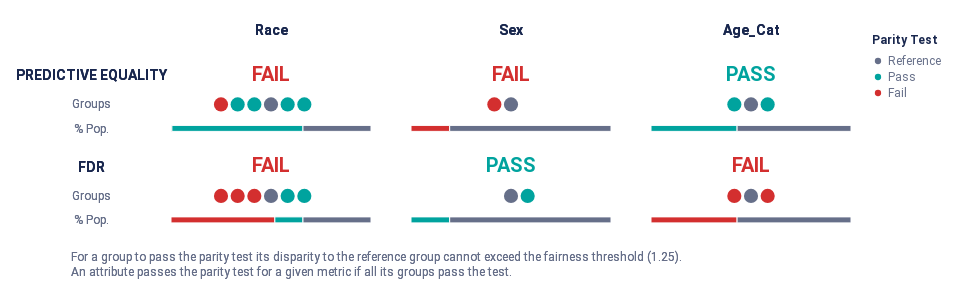

Notebook source saved alongside this figure:
### Code cell
audit.summary_plot(metrics=metrics, fairness_threshold=disparity_tolerance)

### Figure 1 — Vega-Lite specification as saved in the notebook (floating-point values rounded to 4 significant figures)
{"config": {"view": {"continuousWidth": 300, "continuousHeight": 300, "strokeWidth": 0}, "legend": {"labelColor": "rgb(102, 111, 137)", "labelFont": "Roboto, Arial, sans-serif", "labelFontSize": 12, "rowPadding": 4, "symbolSize": 40, "titleBaseline": "top", "titleColor": "rgb(25, 39, 78)", "titleFont": "Roboto, Arial, sans-serif", "titleFontSize": 12, "titleFontWeight": "bold", "titlePadding": 8}}, "vconcat": [{"hconcat": [{"vconcat": [{"mark": {"type": "text", "align": "center", "baseline": "middle", "color": "rgb(25, 39, 78)", "font": "Roboto, Arial, sans-serif", "fontWeight": "bold", "size": 14}, "encoding": {"text": {"value": ""}}, "height": 32.25, "width": 80.0}, {"layer": [{"mark": {"type": "text", "align": "center", "baseline": "middle", "color": "rgb(25, 39, 78)", "font": "Roboto, Arial, sans-serif", "fontWeight": "bold", "size": 14}, "encoding": {"text": {"value": "PREDICTIVE EQUALITY"}, "y": {"axis": {"domain": false, "grid": false, "labels": false, "ticks": false, "title": null}, "field": "y_position", "scale": {"domain": [3, 1]}, "type": "quantitative"}}, "transform": [{"calculate": "1.2", "as": "y_position"}]}, {"mark": {"type": "text", "align": "center", "baseline": "middle", "color": "rgb(102, 111, 137)", "font": "Roboto, Arial, sans-serif", "size": 12}, "encoding": {"text": {"value": "Groups"}, "y": {"axis": {"domain": false, "grid": false, "labels": false, "ticks": false, "title": null}, "field": "y_position", "scale": {"domain": [3, 1]}, "type": "quantitative"}}, "transform": [{"calculate": "2", "as": "y_position"}]}, {"mark": {"type": "text", "align": "center", "baseline": "middle", "color": "rgb(102, 111, 137)", "font": "Roboto, Arial, sans-serif", "size": 12}, "encoding": {"text": {"value": "% Pop."}, "y": {"axis": {"domain": false, "grid": false, "labels": false, "ticks": false, "title": null}, "field": "y_position", "scale": {"domain": [3, 1]}, "type": "quantitative"}}, "transform": [{"calculate": "2.7", "as": "y_position"}]}], "height": 69.88, "width": 80.0}, {"layer": [{"mark": {"type": "text", "align": "center", "baseline": "middle", "color": "rgb(25, 39, 78)", "font": "Roboto, Arial, sans-serif", "fontWeight": "bold", "size": 14}, "encoding": {"text": {"value": "FDR"}, "y": {"axis": {"domain": false, "grid": false, "labels": false, "ticks": false, "title": null}, "field": "y_position", "scale": {"domain": [3, 1]}, "type": "quantitative"}}, "transform": [{"calculate": "1.2", "as": "y_position"}]}, {"mark": {"type": "text", "align": "center", "baseline": "middle", "color": "rgb(102, 111, 137)", "font": "Roboto, Arial, sans-serif", "size": 12}, "encoding": {"text": {"value": "Groups"}, "y": {"axis": {"domain": false, "grid": false, "labels": false, "ticks": false, "title": null}, "field": "y_position", "scale": {"domain": [3, 1]}, "type": "quantitative"}}, "transform": [{"calculate": "2", "as": "y_position"}]}, {"mark": {"type": "text", "align": "center", "baseline": "middle", "color": "rgb(102, 111, 137)", "font": "Roboto, Arial, sans-serif", "size": 12}, "encoding": {"text": {"value": "% Pop."}, "y": {"axis": {"domain": false, "grid": false, "labels": false, "ticks": false, "title": null}, "field": "y_position", "scale": {"domain": [3, 1]}, "type": "quantitative"}}, "transform": [{"calculate": "2.7", "as": "y_position"}]}], "height": 69.88, "width": 80.0}], "bounds": "flush", "data": {"name": "data-de84bc8c822dac0bd3b12b0342548471"}, "spacing": 21.5}, {"hconcat": [{"vconcat": [{"data": {"name": "data-de84bc8c822dac0bd3b12b0342548471"}, "mark": {"type": "text", "align": "center", "baseline": "middle", "color": "rgb(25, 39, 78)", "font": "Roboto, Arial, sans-serif", "fontWeight": "bold", "size": 14}, "encoding": {"text": {"value": "Race"}}, "height": 32.25, "width": 200.0}, {"layer": [{"data": {"name": "data-78651e6cada553b412db642131edf322"}, "mark": {"type": "text", "align": "center", "baseline": "middle", "font": "Roboto, Arial, sans-serif", "fontWeight": "bold", "size": 20}, "encoding": {"color": {"field": "parity_result", "legend": {"offset": 0, "padding": 20, "title": "Parity Test"}, "scale": {"domain": ["Reference", "Pass", "Fail"], "range": ["rgb(102, 111, 137)", "rgb(0, 163, 158)", "rgb(211, 47, 47)"]}, "type": "ordinal"}, "text": {"value": "FAIL"}, "y": {"axis": {"domain": false, "grid": false, "labels": false, "ticks": false, "title": null}, "field": "y_position", "scale": {"domain": [3, 1]}, "type": "quantitative"}}, "transform": [{"calculate": "1", "as": "y_position"}]}, {"data": {"name": "data-cfe1c2e6f9efe6d15a76b60ce01cfb4f"}, "mark": {"type": "bar", "size": 6, "stroke": "white"}, "encoding": {"color": {"field": "fpr_parity_result", "legend": null, "scale": {"domain": ["Reference", "Pass", "Fail"], "range": ["rgb(102, 111, 137)", "rgb(0, 163, 158)", "rgb(211, 47, 47)"]}, "type": "ordinal"}, "tooltip": [{"field": "fpr_parity_result", "title": "Parity", "type": "nominal"}, {"field": "tooltip_group_size", "title": "Size", "type": "nominal"}, {"field": "tooltip_groups_name_size", "title": "Groups", "type": "nominal"}], "x": {"aggregate": "sum", "axis": {"domain": false, "grid": false, "labels": false, "ticks": false, "title": null}, "field": "group_size", "stack": "normalize", "type": "quantitative"}, "y": {"axis": {"domain": false, "grid": false, "labels": false, "ticks": false, "title": null}, "field": "y_position", "scale": {"domain": [3, 1]}, "type": "quantitative"}}, "transform": [{"calculate": "2.8", "as": "y_position"}]}, {"data": {"name": "data-08f764e56e354f7c8466524256784579"}, "mark": {"type": "circle", "opacity": 1}, "encoding": {"color": {"field": "fpr_parity_result", "legend": null, "scale": {"domain": ["Reference", "Pass", "Fail"], "range": ["rgb(102, 111, 137)", "rgb(0, 163, 158)", "rgb(211, 47, 47)"]}, "type": "ordinal"}, "size": {"value": 200}, "tooltip": [{"field": "attribute_value", "title": "Group", "type": "nominal"}, {"field": "tooltip_group_size", "title": "Group Size", "type": "nominal"}, {"field": "tooltip_parity_test_explanation_fpr", "title": "Parity Test", "type": "nominal"}, {"field": "tooltip_disparity_explanation_fpr", "title": "Disparity", "type": "nominal"}, {"field": "fpr", "format": ".2f", "title": "FPR", "type": "quantitative"}], "x": {"axis": {"domain": false, "grid": false, "labels": false, "ticks": false, "title": null}, "field": "fpr_disparity_rank", "scale": {"domain": [-6, 6], "nice": false}, "type": "quantitative"}, "y": {"axis": {"domain": false, "grid": false, "labels": false, "ticks": false, "title": null}, "field": "y_position", "scale": {"domain": [3, 1]}, "type": "quantitative"}}, "transform": [{"calculate": "2", "as": "y_position"}]}], "height": 69.88, "resolve": {"scale": {"x": "independent"}}, "width": 200.0}, {"layer": [{"data": {"name": "data-78651e6cada553b412db642131edf322"}, "mark": {"type": "text", "align": "center", "baseline": "middle", "font": "Roboto, Arial, sans-serif", "fontWeight": "bold", "size": 20}, "encoding": {"color": {"field": "parity_result", "legend": {"offset": 0, "padding": 20, "title": "Parity Test"}, "scale": {"domain": ["Reference", "Pass", "Fail"], "range": ["rgb(102, 111, 137)", "rgb(0, 163, 158)", "rgb(211, 47, 47)"]}, "type": "ordinal"}, "text": {"value": "FAIL"}, "y": {"axis": {"domain": false, "grid": false, "labels": false, "ticks": false, "title": null}, "field": "y_position", "scale": {"domain": [3, 1]}, "type": "quantitative"}}, "transform": [{"calculate": "1", "as": "y_position"}]}, {"data": {"name": "data-a13725138bdb8c423da2f54652e014ad"}, "mark": {"type": "bar", "size": 6, "stroke": "white"}, "encoding": {"color": {"field": "fdr_parity_result", "legend": null, "scale": {"domain": ["Reference", "Pass", "Fail"], "range": ["rgb(102, 111, 137)", "rgb(0, 163, 158)", "rgb(211, 47, 47)"]}, "type": "ordinal"}, "tooltip": [{"field": "fdr_parity_result", "title": "Parity", "type": "nominal"}, {"field": "tooltip_group_size", "title": "Size", "type": "nominal"}, {"field": "tooltip_groups_name_size", "title": "Groups", "type": "nominal"}], "x": {"aggregate": "sum", "axis": {"domain": false, "grid": false, "labels": false, "ticks": false, "title": null}, "field": "group_size", "stack": "normalize", "type": "quantitative"}, "y": {"axis": {"domain": false, "grid": false, "labels": false, "ticks": false, "title": null}, "field": "y_position", "scale": {"domain": [3, 1]}, "type": "quantitative"}}, "transform": [{"calculate": "2.8", "as": "y_position"}]}, {"data": {"name": "data-08f764e56e354f7c8466524256784579"}, "mark": {"type": "circle", "opacity": 1}, "encoding": {"color": {"field": "fdr_parity_result", "legend": null, "scale": {"domain": ["Reference", "Pass", "Fail"], "range": ["rgb(102, 111, 137)", "rgb(0, 163, 158)", "rgb(211, 47, 47)"]}, "type": "ordinal"}, "size": {"value": 200}, "tooltip": [{"field": "attribute_value", "title": "Group", "type": "nominal"}, {"field": "tooltip_group_size", "title": "Group Size", "type": "nominal"}, {"field": "tooltip_parity_test_explanation_fdr", "title": "Parity Test", "type": "nominal"}, {"field": "tooltip_disparity_explanation_fdr", "title": "Disparity", "type": "nominal"}, {"field": "fdr", "format": ".2f", "title": "FDR", "type": "quantitative"}], "x": {"axis": {"domain": false, "grid": false, "labels": false, "ticks": false, "title": null}, "field": "fdr_disparity_rank", "scale": {"domain": [-6, 6], "nice": false}, "type": "quantitative"}, "y": {"axis": {"domain": false, "grid": false, "labels": false, "ticks": false, "title": null}, "field": "y_position", "scale": {"domain": [3, 1]}, "type": "quantitative"}}, "transform": [{"calculate": "2", "as": "y_position"}]}], "height": 69.88, "resolve": {"scale": {"x": "independent"}}, "width": 200.0}], "bounds": "flush", "spacing": 21.5}, {"vconcat": [{"data": {"name": "data-de84bc8c822dac0bd3b12b0342548471"}, "mark": {"type": "text", "align": "center", "baseline": "middle", "color": "rgb(25, 39, 78)", "font": "Roboto, Arial, sans-serif", "fontWeight": "bold", "size": 14}, "encoding": {"text": {"value": "Sex"}}, "height": 32.25, "width": 200.0}, {"layer": [{"data": {"name": "data-78651e6cada553b412db642131edf322"}, "mark": {"type": "text", "align": "center", "baseline": "middle", "font": "Roboto, Arial, sans-serif", "fontWeight": "bold", "size": 20}, "encoding": {"color": {"field": "parity_result", "legend": {"offset": 0, "padding": 20, "title": "Parity Test"}, "scale": {"domain": ["Reference", "Pass", "Fail"], "range": ["rgb(102, 111, 137)", "rgb(0, 163, 158)", "rgb(211, 47, 47)"]}, "type": "ordinal"}, "text": {"value": "FAIL"}, "y": {"axis": {"domain": false, "grid": false, "labels": false, "ticks": false, "title": null}, "field": "y_position", "scale": {"domain": [3, 1]}, "type": "quantitative"}}, "transform": [{"calculate": "1", "as": "y_position"}]}, {"data": {"name": "data-aa586d21f098fab260271e57bef84586"}, "mark": {"type": "bar", "size": 6, "stroke": "white"}, "encoding": {"color": {"field": "fpr_parity_result", "legend": null, "scale": {"domain": ["Reference", "Pass", "Fail"], "range": ["rgb(102, 111, 137)", "rgb(0, 163, 158)", "rgb(211, 47, 47)"]}, "type": "ordinal"}, "tooltip": [{"field": "fpr_parity_result", "title": "Parity", "type": "nominal"}, {"field": "tooltip_group_size", "title": "Size", "type": "nominal"}, {"field": "tooltip_groups_name_size", "title": "Groups", "type": "nominal"}], "x": {"aggregate": "sum", "axis": {"domain": false, "grid": false, "labels": false, "ticks": false, "title": null}, "field": "group_size", "stack": "normalize", "type": "quantitative"}, "y": {"axis": {"domain": false, "grid": false, "labels": false, "ticks": false, "title": null}, "field": "y_position", "scale": {"domain": [3, 1]}, "type": "quantitative"}}, "transform": [{"calculate": "2.8", "as": "y_position"}]}, {"data": {"name": "data-7aa4f1c3b99d369a9071a06b617f4b38"}, "mark": {"type": "circle", "opacity": 1}, "encoding": {"color": {"field": "fpr_parity_result", "legend": null, "scale": {"domain": ["Reference", "Pass", "Fail"], "range": ["rgb(102, 111, 137)", "rgb(0, 163, 158)", "rgb(211, 47, 47)"]}, "type": "ordinal"}, "size": {"value": 200}, "tooltip": [{"field": "attribute_value", "title": "Group", "type": "nominal"}, {"field": "tooltip_group_size", "title": "Group Size", "type": "nominal"}, {"field": "tooltip_parity_test_explanation_fpr", "title": "Parity Test", "type": "nominal"}, {"field": "tooltip_disparity_explanation_fpr", "title": "Disparity", "type": "nominal"}, {"field": "fpr", "format": ".2f", "title": "FPR", "type": "quantitative"}], "x": {"axis": {"domain": false, "grid": false, "labels": false, "ticks": false, "title": null}, "field": "fpr_disparity_rank", "scale": {"domain": [-6, 6], "nice": false}, "type": "quantitative"}, "y": {"axis": {"domain": false, "grid": false, "labels": false, "ticks": false, "title": null}, "field": "y_position", "scale": {"domain": [3, 1]}, "type": "quantitative"}}, "transform": [{"calculate": "2", "as": "y_position"}]}], "height": 69.88, "resolve": {"scale": {"x": "independent"}}, "width": 200.0}, {"layer": [{"data": {"name": "data-9bcb10b75dc494b69ff88af9b90db2a8"}, "mark": {"type": "text", "align": "center", "baseline": "middle", "font": "Roboto, Arial, sans-serif", "fontWeight": "bold", "size": 20}, "encoding": {"color": {"field": "parity_result", "legend": {"offset": 0, "padding": 20, "title": "Parity Test"}, "scale": {"domain": ["Reference", "Pass", "Fail"], "range": ["rgb(102, 111, 137)", "rgb(0, 163, 158)", "rgb(211, 47, 47)"]}, "type": "ordinal"}, "text": {"value": "PASS"}, "y": {"axis": {"domain": false, "grid": false, "labels": false, "ticks": false, "title": null}, "field": "y_position", "scale": {"domain": [3, 1]}, "type": "quantitative"}}, "transform": [{"calculate": "1", "as": "y_position"}]}, {"data": {"name": "data-b011192d8a1a053d9ef66a4cfd30e1d0"}, "mark": {"type": "bar", "size": 6, "stroke": "white"}, "encoding": {"color": {"field": "fdr_parity_result", "legend": null, "scale": {"domain": ["Reference", "Pass", "Fail"], "range": ["rgb(102, 111, 137)", "rgb(0, 163, 158)", "rgb(211, 47, 47)"]}, "type": "ordinal"}, "tooltip": [{"field": "fdr_parity_result", "title": "Parity", "type": "nominal"}, {"field": "tooltip_group_size", "title": "Size", "type": "nominal"}, {"field": "tooltip_groups_name_size", "title": "Groups", "type": "nominal"}], "x": {"aggregate": "sum", "axis": {"domain": false, "grid": false, "labels": false, "ticks": false, "title": null}, "field": "group_size", "stack": "normalize", "type": "quantitative"}, "y": {"axis": {"domain": false, "grid": false, "labels": false, "ticks": false, "title": null}, "field": "y_position", "scale": {"domain": [3, 1]}, "type": "quantitative"}}, "transform": [{"calculate": "2.8", "as": "y_position"}]}, {"data": {"name": "data-7aa4f1c3b99d369a9071a06b617f4b38"}, "mark": {"type": "circle", "opacity": 1}, "encoding": {"color": {"field": "fdr_parity_result", "legend": null, "scale": {"domain": ["Reference", "Pass", "Fail"], "range": ["rgb(102, 111, 137)", "rgb(0, 163, 158)", "rgb(211, 47, 47)"]}, "type": "ordinal"}, "size": {"value": 200}, "tooltip": [{"field": "attribute_value", "title": "Group", "type": "nominal"}, {"field": "tooltip_group_size", "title": "Group Size", "type": "nominal"}, {"field": "tooltip_parity_test_explanation_fdr", "title": "Parity Test", "type": "nominal"}, {"field": "tooltip_disparity_explanation_fdr", "title": "Disparity", "type": "nominal"}, {"field": "fdr", "format": ".2f", "title": "FDR", "type": "quantitative"}], "x": {"axis": {"domain": false, "grid": false, "labels": false, "ticks": false, "title": null}, "field": "fdr_disparity_rank", "scale": {"domain": [-6, 6], "nice": false}, "type": "quantitative"}, "y": {"axis": {"domain": false, "grid": false, "labels": false, "ticks": false, "title": null}, "field": "y_position", "scale": {"domain": [3, 1]}, "type": "quantitative"}}, "transform": [{"calculate": "2", "as": "y_position"}]}], "height": 69.88, "resolve": {"scale": {"x": "independent"}}, "width": 200.0}], "bounds": "flush", "spacing": 21.5}, {"vconcat": [{"data": {"name": "data-de84bc8c822dac0bd3b12b0342548471"}, "mark": {"type": "text", "align": "center", "baseline": "middle", "color": "rgb(25, 39, 78)", "font": "Roboto, Arial, sans-serif", "fontWeight": "bold", "size": 14}, "encoding": {"text": {"value": "Age_Cat"}}, "height": 32.25, "width": 200.0}, {"layer": [{"data": {"name": "data-9bcb10b75dc494b69ff88af9b90db2a8"}, "mark": {"type": "text", "align": "center", "baseline": "middle", "font": "Roboto, Arial, sans-serif", "fontWeight": "bold", "size": 20}, "encoding": {"color": {"field": "parity_result", "legend": {"offset": 0, "padding": 20, "title": "Parity Test"}, "scale": {"domain": ["Reference", "Pass", "Fail"], "range": ["rgb(102, 111, 137)", "rgb(0, 163, 158)", "rgb(211, 47, 47)"]}, "type": "ordinal"}, "text": {"value": "PASS"}, "y": {"axis": {"domain": false, "grid": false, "labels": false, "ticks": false, "title": null}, "field": "y_position", "scale": {"domain": [3, 1]}, "type": "quantitative"}}, "transform": [{"calculate": "1", "as": "y_position"}]}, {"data": {"name": "data-c274bf2620e19eca670364660de4004a"}, "mark": {"type": "bar", "size": 6, "stroke": "white"}, "encoding": {"color": {"field": "fpr_parity_result", "legend": null, "scale": {"domain": ["Reference", "Pass", "Fail"], "range": ["rgb(102, 111, 137)", "rgb(0, 163, 158)", "rgb(211, 47, 47)"]}, "type": "ordinal"}, "tooltip": [{"field": "fpr_parity_result", "title": "Parity", "type": "nominal"}, {"field": "tooltip_group_size", "title": "Size", "type": "nominal"}, {"field": "tooltip_groups_name_size", "title": "Groups", "type": "nominal"}], "x": {"aggregate": "sum", "axis": {"domain": false, "grid": false, "labels": false, "ticks": false, "title": null}, "field": "group_size", "stack": "normalize", "type": "quantitative"}, "y": {"axis": {"domain": false, "grid": false, "labels": false, "ticks": false, "title": null}, "field": "y_position", "scale": {"domain": [3, 1]}, "type": "quantitative"}}, "transform": [{"calculate": "2.8", "as": "y_position"}]}, {"data": {"name": "data-2738d2f9549dd7618f56669c1a925a3e"}, "mark": {"type": "circle", "opacity": 1}, "encoding": {"color": {"field": "fpr_parity_result", "legend": null, "scale": {"domain": ["Reference", "Pass", "Fail"], "range": ["rgb(102, 111, 137)", "rgb(0, 163, 158)", "rgb(211, 47, 47)"]}, "type": "ordinal"}, "size": {"value": 200}, "tooltip": [{"field": "attribute_value", "title": "Group", "type": "nominal"}, {"field": "tooltip_group_size", "title": "Group Size", "type": "nominal"}, {"field": "tooltip_parity_test_explanation_fpr", "title": "Parity Test", "type": "nominal"}, {"field": "tooltip_disparity_explanation_fpr", "title": "Disparity", "type": "nominal"}, {"field": "fpr", "format": ".2f", "title": "FPR", "type": "quantitative"}], "x": {"axis": {"domain": false, "grid": false, "labels": false, "ticks": false, "title": null}, "field": "fpr_disparity_rank", "scale": {"domain": [-6, 6], "nice": false}, "type": "quantitative"}, "y": {"axis": {"domain": false, "grid": false, "labels": false, "ticks": false, "title": null}, "field": "y_position", "scale": {"domain": [3, 1]}, "type": "quantitative"}}, "transform": [{"calculate": "2", "as": "y_position"}]}], "height": 69.88, "resolve": {"scale": {"x": "independent"}}, "width": 200.0}, {"layer": [{"data": {"name": "data-78651e6cada553b412db642131edf322"}, "mark": {"type": "text", "align": "center", "baseline": "middle", "font": "Roboto, Arial, sans-serif", "fontWeight": "bold", "size": 20}, "encoding": {"color": {"field": "parity_result", "legend": {"offset": 0, "padding": 20, "title": "Parity Test"}, "scale": {"domain": ["Reference", "Pass", "Fail"], "range": ["rgb(102, 111, 137)", "rgb(0, 163, 158)", "rgb(211, 47, 47)"]}, "type": "ordinal"}, "text": {"value": "FAIL"}, "y": {"axis": {"domain": false, "grid": false, "labels": false, "ticks": false, "title": null}, "field": "y_position", "scale": {"domain": [3, 1]}, "type": "quantitative"}}, "transform": [{"calculate": "1", "as": "y_position"}]}, {"data": {"name": "data-7089a80e69824f22904ba2ec69852e15"}, "mark": {"type": "bar", "size": 6, "stroke": "white"}, "encoding": {"color": {"field": "fdr_parity_result", "legend": null, "scale": {"domain": ["Reference", "Pass", "Fail"], "range": ["rgb(102, 111, 137)", "rgb(0, 163, 158)", "rgb(211, 47, 47)"]}, "type": "ordinal"}, "tooltip": [{"field": "fdr_parity_result", "title": "Parity", "type": "nominal"}, {"field": "tooltip_group_size", "title": "Size", "type": "nominal"}, {"field": "tooltip_groups_name_size", "title": "Groups", "type": "nominal"}], "x": {"aggregate": "sum", "axis": {"domain": false, "grid": false, "labels": false, "ticks": false, "title": null}, "field": "group_size", "stack": "normalize", "type": "quantitative"}, "y": {"axis": {"domain": false, "grid": false, "labels": false, "ticks": false, "title": null}, "field": "y_position", "scale": {"domain": [3, 1]}, "type": "quantitative"}}, "transform": [{"calculate": "2.8", "as": "y_position"}]}, {"data": {"name": "data-2738d2f9549dd7618f56669c1a925a3e"}, "mark": {"type": "circle", "opacity": 1}, "encoding": {"color": {"field": "fdr_parity_result", "legend": null, "scale": {"domain": ["Reference", "Pass", "Fail"], "range": ["rgb(102, 111, 137)", "rgb(0, 163, 158)", "rgb(211, 47, 47)"]}, "type": "ordinal"}, "size": {"value": 200}, "tooltip": [{"field": "attribute_value", "title": "Group", "type": "nominal"}, {"field": "tooltip_group_size", "title": "Group Size", "type": "nominal"}, {"field": "tooltip_parity_test_explanation_fdr", "title": "Parity Test", "type": "nominal"}, {"field": "tooltip_disparity_explanation_fdr", "title": "Disparity", "type": "nominal"}, {"field": "fdr", "format": ".2f", "title": "FDR", "type": "quantitative"}], "x": {"axis": {"domain": false, "grid": false, "labels": false, "ticks": false, "title": null}, "field": "fdr_disparity_rank", "scale": {"domain": [-6, 6], "nice": false}, "type": "quantitative"}, "y": {"axis": {"domain": false, "grid": false, "labels": false, "ticks": false, "title": null}, "field": "y_position", "scale": {"domain": [3, 1]}, "type": "quantitative"}}, "transform": [{"calculate": "2", "as": "y_position"}]}], "height": 69.88, "resolve": {"scale": {"x": "independent"}}, "width": 200.0}], "bounds": "flush", "spacing": 21.5}], "bounds": "flush", "spacing": 240.0}], "bounds": "flush", "spacing": 120.0}, {"layer": [{"mark": {"type": "text", "align": "left", "baseline": "top", "fill": "rgb(102, 111, 137)", "font": "Roboto, Arial, sans-serif", "fontSize": 12, "fontWeight": "normal"}, "encoding": {"text": {"value": "For a group to pass the parity test its disparity to the reference group cannot exceed the fairness threshold (1.25)."}, "x": {"value": 20.0}, "y": {"value": 0}}}, {"mark": {"type": "text", "align": "left", "baseline": "top", "fill": "rgb(102, 111, 137)", "font": "Roboto, Arial, sans-serif", "fontSize": 12, "fontWeight": "normal"}, "encoding": {"text": {"value": "An attribute passes the parity test for a given metric if all its groups pass the test."}, "x": {"value": 20.0}, "y": {"value": 15.0}}}], "data": {"name": "data-de84bc8c822dac0bd3b12b0342548471"}}], "padding": 15, "usermeta": {"embedOptions": {"scaleFactor": 5, "downloadFileName": "summary_chart"}}, "$schema": "https://vega.github.io/schema/vega-lite/v5.20.1.json", "datasets": {"data-de84bc8c822dac0bd3b12b0342548471": [{"a": 1, "b": 0}, {"a": 1, "b": 0}], "data-78651e6cada553b412db642131edf322": [{"parity_result": "Fail"}], "data-cfe1c2e6f9efe6d15a76b60ce01cfb4f": [{"fpr_parity_result": "Fail", "attribute_name": "race", "total_entities": 7214, "group_size": 32, "tooltip_groups_name_size": "Asian (32)", "tooltip_group_size": "32 (0.44%)"}, {"fpr_parity_result": "Pass", "attribute_name": "race", "total_entities": 7214, "group_size": 4728, "tooltip_groups_name_size": "African-American (3,696), Hispanic (637), Native American (18), Other (377)", "tooltip_group_size": "4,728 (65.54%)"}, {"fpr_parity_result": "Reference", "attribute_name": "race", "total_entities": 7214, "group_size": 2454, "tooltip_groups_name_size": "Caucasian (2,454)", "tooltip_group_size": "2,454 (34.02%)"}], "data-08f764e56e354f7c8466524256784579": [{"attribute_name": "race", "attribute_value": "African-American", "group_size": 3696, "total_entities": 7214, "ref_group_value": "Caucasian", "fpr": 0.1326, "fdr": 0.1265, "fpr_disparity": 1.102, "fdr_disparity": 0.71, "fpr_disparity_scaled": 0.1022, "fpr_parity_result": "Pass", "tooltip_parity_test_explanation_fpr": "Pass. Below fairness threshold of 1.25", "tooltip_disparity_explanation_fpr": "1.10 times larger FPR than the reference group", "tooltip_group_size": "3,696 (51.23%)", "fpr_disparity_rank": 2.0, "group_size_formatted": "3,696", "tooltip_groups_name_size": "African-American (3,696)", "fdr_disparity_scaled": -0.4084, "fdr_parity_result": "Fail", "tooltip_parity_test_explanation_fdr": "Fail. Above fairness threshold of 1.25", "tooltip_disparity_explanation_fdr": "1.41 times smaller FDR than the reference group", "fdr_disparity_rank": -1.0}, {"attribute_name": "race", "attribute_value": "Asian", "group_size": 32, "total_entities": 7214, "ref_group_value": "Caucasian", "fpr": 0.04348, "fdr": 0.1111, "fpr_disparity": 0.3614, "fdr_disparity": 0.6238, "fpr_disparity_scaled": -1.767, "fpr_parity_result": "Fail", "tooltip_parity_test_explanation_fpr": "Fail. Above fairness threshold of 1.25", "tooltip_disparity_explanation_fpr": "2.77 times smaller FPR than the reference group", "tooltip_group_size": "32 (0.44%)", "fpr_disparity_rank": -3.0, "group_size_formatted": "32", "tooltip_groups_name_size": "Asian (32)", "fdr_disparity_scaled": -0.603, "fdr_parity_result": "Fail", "tooltip_parity_test_explanation_fdr": "Fail. Above fairness threshold of 1.25", "tooltip_disparity_explanation_fdr": "1.60 times smaller FDR than the reference group", "fdr_disparity_rank": -2.0}, {"attribute_name": "race", "attribute_value": "Caucasian", "group_size": 2454, "total_entities": 7214, "ref_group_value": "Caucasian", "fpr": 0.1203, "fdr": 0.1781, "fpr_disparity": 1.0, "fdr_disparity": 1.0, "fpr_disparity_scaled": 0.0, "fpr_parity_result": "Reference", "tooltip_parity_test_explanation_fpr": "Reference group", "tooltip_disparity_explanation_fpr": "Reference group", "tooltip_group_size": "2,454 (34.02%)", "fpr_disparity_rank": 0.0, "group_size_formatted": "2,454", "tooltip_groups_name_size": "Caucasian (2,454)", "fdr_disparity_scaled": 0.0, "fdr_parity_result": "Reference", "tooltip_parity_test_explanation_fdr": "Reference group", "tooltip_disparity_explanation_fdr": "Reference group", "fdr_disparity_rank": 0.0}, {"attribute_name": "race", "attribute_value": "Hispanic", "group_size": 637, "total_entities": 7214, "ref_group_value": "Caucasian", "fpr": 0.1062, "fdr": 0.1814, "fpr_disparity": 0.8826, "fdr_disparity": 1.019, "fpr_disparity_scaled": -0.133, "fpr_parity_result": "Pass", "tooltip_parity_test_explanation_fpr": "Pass. Below fairness threshold of 1.25", "tooltip_disparity_explanation_fpr": "1.13 times smaller FPR than the reference group", "tooltip_group_size": "637 (8.83%)", "fpr_disparity_rank": -1.0, "group_size_formatted": "637", "tooltip_groups_name_size": "Hispanic (637)", "fdr_disparity_scaled": 0.01867, "fdr_parity_result": "Pass", "tooltip_parity_test_explanation_fdr": "Pass. Below fairness threshold of 1.25", "tooltip_disparity_explanation_fdr": "1.02 times larger FDR than the reference group", "fdr_disparity_rank": 1.0}, {"attribute_name": "race", "attribute_value": "Native American", "group_size": 18, "total_entities": 7214, "ref_group_value": "Caucasian", "fpr": 0.125, "fdr": 0.09091, "fpr_disparity": 1.039, "fdr_disparity": 0.5104, "fpr_disparity_scaled": 0.03911, "fpr_parity_result": "Pass", "tooltip_parity_test_explanation_fpr": "Pass. Below fairness threshold of 1.25", "tooltip_disparity_explanation_fpr": "1.04 times larger FPR than the reference group", "tooltip_group_size": "18 (0.25%)", "fpr_disparity_rank": 1.0, "group_size_formatted": "18", "tooltip_groups_name_size": "Native American (18)", "fdr_disparity_scaled": -0.9592, "fdr_parity_result": "Fail", "tooltip_parity_test_explanation_fdr": "Fail. Above fairness threshold of 1.25", "tooltip_disparity_explanation_fdr": "1.96 times smaller FDR than the reference group", "fdr_disparity_rank": -3.0}, {"attribute_name": "race", "attribute_value": "Other", "group_size": 377, "total_entities": 7214, "ref_group_value": "Caucasian", "fpr": 0.1025, "fdr": 0.1866, "fpr_disparity": 0.8517, "fdr_disparity": 1.047, "fpr_disparity_scaled": -0.1741, "fpr_parity_result": "Pass", "tooltip_parity_test_explanation_fpr": "Pass. Below fairness threshold of 1.25", "tooltip_disparity_explanation_fpr": "1.17 times smaller FPR than the reference group", "tooltip_group_size": "377 (5.23%)", "fpr_disparity_rank": -2.0, "group_size_formatted": "377", "tooltip_groups_name_size": "Other (377)", "fdr_disparity_scaled": 0.04749, "fdr_parity_result": "Pass", "tooltip_parity_test_explanation_fdr": "Pass. Below fairness threshold of 1.25", "tooltip_disparity_explanation_fdr": "1.05 times larger FDR than the reference group", "fdr_disparity_rank": 2.0}], "data-a13725138bdb8c423da2f54652e014ad": [{"fdr_parity_result": "Fail", "attribute_name": "race", "total_entities": 7214, "group_size": 3746, "tooltip_groups_name_size": "African-American (3,696), Asian (32), Native American (18)", "tooltip_group_size": "3,746 (51.93%)"}, {"fdr_parity_result": "Pass", "attribute_name": "race", "total_entities": 7214, "group_size": 1014, "tooltip_groups_name_size": "Hispanic (637), Other (377)", "tooltip_group_size": "1,014 (14.06%)"}, {"fdr_parity_result": "Reference", "attribute_name": "race", "total_entities": 7214, "group_size": 2454, "tooltip_groups_name_size": "Caucasian (2,454)", "tooltip_group_size": "2,454 (34.02%)"}], "data-aa586d21f098fab260271e57bef84586": [{"fpr_parity_result": "Fail", "attribute_name": "sex", "total_entities": 7214, "group_size": 1395, "tooltip_groups_name_size": "Female (1,395)", "tooltip_group_size": "1,395 (19.34%)"}, {"fpr_parity_result": "Reference", "attribute_name": "sex", "total_entities": 7214, "group_size": 5819, "tooltip_groups_name_size": "Male (5,819)", "tooltip_group_size": "5,819 (80.66%)"}], "data-7aa4f1c3b99d369a9071a06b617f4b38": [{"attribute_name": "sex", "attribute_value": "Female", "group_size": 1395, "total_entities": 7214, "ref_group_value": "Male", "fpr": 0.0825, "fdr": 0.1492, "fpr_disparity": 0.6124, "fdr_disparity": 1.005, "fpr_disparity_scaled": -0.6328, "fpr_parity_result": "Fail", "tooltip_parity_test_explanation_fpr": "Fail. Above fairness threshold of 1.25", "tooltip_disparity_explanation_fpr": "1.63 times smaller FPR than the reference group", "tooltip_group_size": "1,395 (19.34%)", "fpr_disparity_rank": -1.0, "group_size_formatted": "1,395", "tooltip_groups_name_size": "Female (1,395)", "fdr_disparity_scaled": 0.004979, "fdr_parity_result": "Pass", "tooltip_parity_test_explanation_fdr": "Pass. Below fairness threshold of 1.25", "tooltip_disparity_explanation_fdr": "1.00 times larger FDR than the reference group", "fdr_disparity_rank": 1.0}, {"attribute_name": "sex", "attribute_value": "Male", "group_size": 5819, "total_entities": 7214, "ref_group_value": "Male", "fpr": 0.1347, "fdr": 0.1485, "fpr_disparity": 1.0, "fdr_disparity": 1.0, "fpr_disparity_scaled": 0.0, "fpr_parity_result": "Reference", "tooltip_parity_test_explanation_fpr": "Reference group", "tooltip_disparity_explanation_fpr": "Reference group", "tooltip_group_size": "5,819 (80.66%)", "fpr_disparity_rank": 0.0, "group_size_formatted": "5,819", "tooltip_groups_name_size": "Male (5,819)", "fdr_disparity_scaled": 0.0, "fdr_parity_result": "Reference", "tooltip_parity_test_explanation_fdr": "Reference group", "tooltip_disparity_explanation_fdr": "Reference group", "fdr_disparity_rank": 0.0}], "data-9bcb10b75dc494b69ff88af9b90db2a8": [{"parity_result": "Pass"}], "data-b011192d8a1a053d9ef66a4cfd30e1d0": [{"fdr_parity_result": "Pass", "attribute_name": "sex", "total_entities": 7214, "group_size": 1395, "tooltip_groups_name_size": "Female (1,395)", "tooltip_group_size": "1,395 (19.34%)"}, {"fdr_parity_result": "Reference", "attribute_name": "sex", "total_entities": 7214, "group_size": 5819, "tooltip_groups_name_size": "Male (5,819)", "tooltip_group_size": "5,819 (80.66%)"}], "data-c274bf2620e19eca670364660de4004a": [{"fpr_parity_result": "Pass", "attribute_name": "age_cat", "total_entities": 7214, "group_size": 3105, "tooltip_groups_name_size": "Greater than 45 (1,576), Less than 25 (1,529)", "tooltip_group_size": "3,105 (43.04%)"}, {"fpr_parity_result": "Reference", "attribute_name": "age_cat", "total_entities": 7214, "group_size": 4109, "tooltip_groups_name_size": "25 - 45 (4,109)", "tooltip_group_size": "4,109 (56.96%)"}], "data-2738d2f9549dd7618f56669c1a925a3e": [{"attribute_name": "age_cat", "attribute_value": "25 - 45", "group_size": 4109, "total_entities": 7214, "ref_group_value": "25 - 45", "fpr": 0.1252, "fdr": 0.1465, "fpr_disparity": 1.0, "fdr_disparity": 1.0, "fpr_disparity_scaled": 0.0, "fpr_parity_result": "Reference", "tooltip_parity_test_explanation_fpr": "Reference group", "tooltip_disparity_explanation_fpr": "Reference group", "tooltip_group_size": "4,109 (56.96%)", "fpr_disparity_rank": 0.0, "group_size_formatted": "4,109", "tooltip_groups_name_size": "25 - 45 (4,109)", "fdr_disparity_scaled": 0.0, "fdr_parity_result": "Reference", "tooltip_parity_test_explanation_fdr": "Reference group", "tooltip_disparity_explanation_fdr": "Reference group", "fdr_disparity_rank": 0.0}, {"attribute_name": "age_cat", "attribute_value": "Greater than 45", "group_size": 1576, "total_entities": 7214, "ref_group_value": "25 - 45", "fpr": 0.102, "fdr": 0.2079, "fpr_disparity": 0.8149, "fdr_disparity": 1.419, "fpr_disparity_scaled": -0.2272, "fpr_parity_result": "Pass", "tooltip_parity_test_explanation_fpr": "Pass. Below fairness threshold of 1.25", "tooltip_disparity_explanation_fpr": "1.23 times smaller FPR than the reference group", "tooltip_group_size": "1,576 (21.85%)", "fpr_disparity_rank": -1.0, "group_size_formatted": "1,576", "tooltip_groups_name_size": "Greater than 45 (1,576)", "fdr_disparity_scaled": 0.4189, "fdr_parity_result": "Fail", "tooltip_parity_test_explanation_fdr": "Fail. Above fairness threshold of 1.25", "tooltip_disparity_explanation_fdr": "1.42 times larger FDR than the reference group", "fdr_disparity_rank": 1.0}, {"attribute_name": "age_cat", "attribute_value": "Less than 25", "group_size": 1529, "total_entities": 7214, "ref_group_value": "25 - 45", "fpr": 0.1489, "fdr": 0.1162, "fpr_disparity": 1.189, "fdr_disparity": 0.7929, "fpr_disparity_scaled": 0.1888, "fpr_parity_result": "Pass", "tooltip_parity_test_explanation_fpr": "Pass. Below fairness threshold of 1.25", "tooltip_disparity_explanation_fpr": "1.19 times larger FPR than the reference group", "tooltip_group_size": "1,529 (21.19%)", "fpr_disparity_rank": 1.0, "group_size_formatted": "1,529", "tooltip_groups_name_size": "Less than 25 (1,529)", "fdr_disparity_scaled": -0.2612, "fdr_parity_result": "Fail", "tooltip_parity_test_explanation_fdr": "Fail. Above fairness threshold of 1.25", "tooltip_disparity_explanation_fdr": "1.26 times smaller FDR than the reference group", "fdr_disparity_rank": -1.0}], "data-7089a80e69824f22904ba2ec69852e15": [{"fdr_parity_result": "Fail", "attribute_name": "age_cat", "total_entities": 7214, "group_size": 3105, "tooltip_groups_name_size": "Greater than 45 (1,576), Less than 25 (1,529)", "tooltip_group_size": "3,105 (43.04%)"}, {"fdr_parity_result": "Reference", "attribute_name": "age_cat", "total_entities": 7214, "group_size": 4109, "tooltip_groups_name_size": "25 - 45 (4,109)", "tooltip_group_size": "4,109 (56.96%)"}]}}
